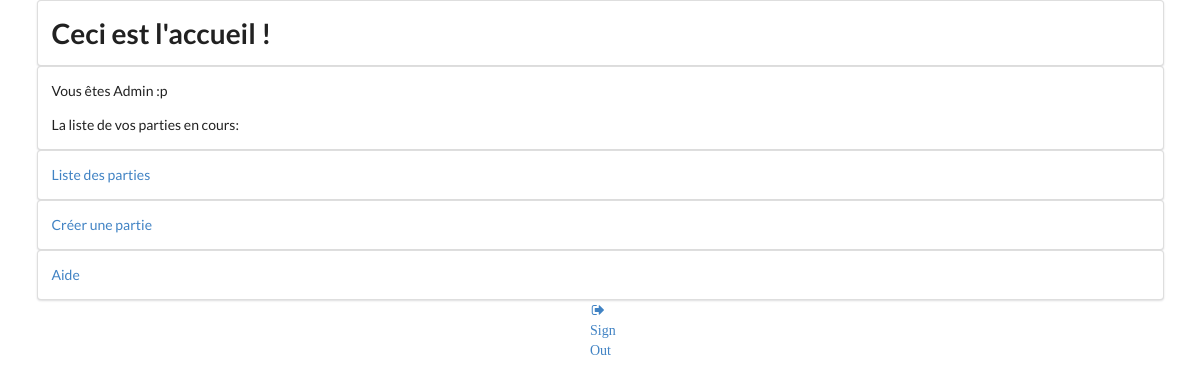
The app's page /home/ (signed in), older data.
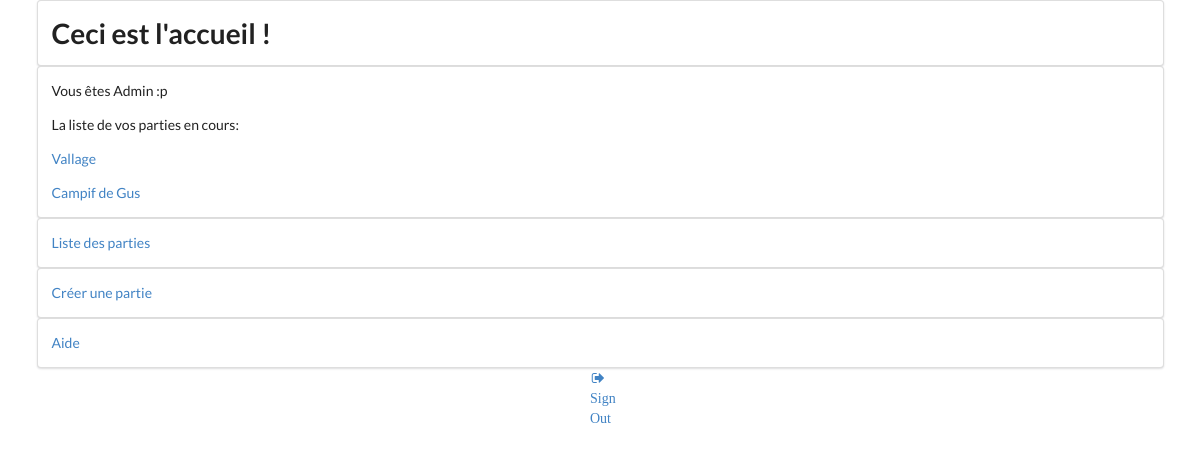
The same page, newer data.
### website/models.py (models this page shows)
class Game(models.Model):
    name = models.TextField(max_length=50, blank=True)
    gamemode = models.TextField(max_length=50, blank=True)
    player = models.ManyToManyField(Player)
    started = models.BooleanField(default=True)

### website/views.py (the view)
# urls.py: url(r'^home/?$', views.home, name='home'),
@login_required
def home(request):
    user_list = User.objects.all()
    player=Player.objects.get(user=request.user)
    games_list = Game.objects.all().filter(player__exact=player)#Sélectionne la liste des parties ou le joueur connecté est impliqué
    return render(request, 'website/home.html', context={"user_list": user_list,"games_list": games_list,"player": player})

### templates/website/home.html (shortened to what this page needs)
{% extends 'website/includes/base.html' %}
{% block content %}
    <div class="ui container">
        <div class="ui segment">
            <h1 class="ui center"> Ceci est l'accueil ! </h1>
        </div>
    </div>
    <div class="ui container">
        <div class="ui segment">
        <p>Vous êtes {{ player.nickname }}</p>
        <p> La liste de vos parties en cours:</p>
            {% for game in games_list %}
                <p><a href="{% url 'currentGame' game.id %}">{{ game.name }}</a></p>
            {% endfor %}
        </div>
    </div>
    <div class="ui container">
        <div class="ui segment">
            <p><a href="{% url 'gameList' %}">Liste des parties</a></p>
        </div>
    </div>
        <div class="ui container">
        <div class="ui segment">
            <p><a href="{% url 'createGame' %}">Créer une partie</a></p>
        </div>
    </div>
    <div class="ui container">
        <div class="ui segment">
            <p><a href="{% url 'help' %}">Aide</a></p>
        </div>
    </div>
    <div class="ui center aligned grid">
        <div class="column">
            <div class="ui">
                <a href="{% url 'logout' %}">
                    <i class="sign out icon">
                        Sign Out
                    </i>
                </a>
            </div>
        </div>
    </div>
{% endblock %}

Row changes from the older to the newer data that the page shows:
added Game: name "Vallage"
added Game: name "Campif de Gus"
